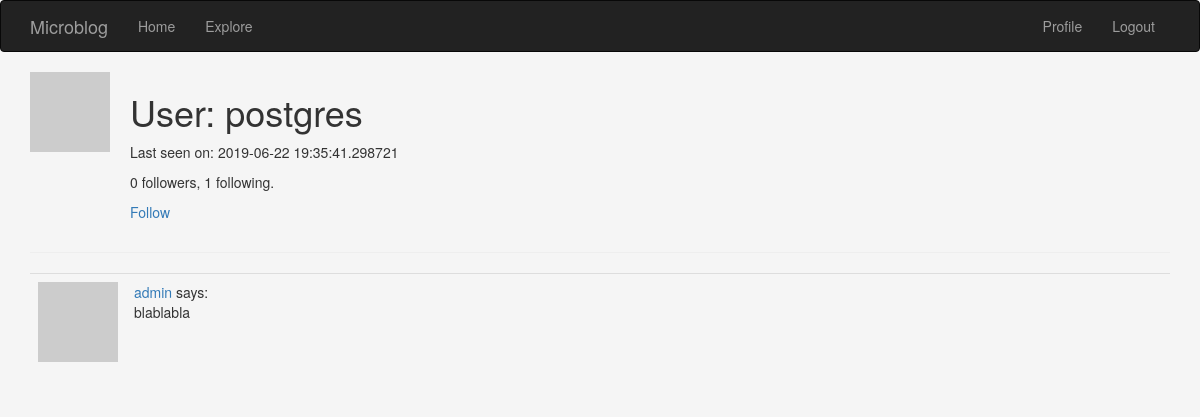
Page /user/postgres (signed in) on the committed database.
### server/models.py (models this page shows, shortened)
class User(UserMixin, db.Model):
    id = db.Column(db.Integer, primary_key=True)
    username = db.Column(db.String(64), index=True, unique=True, nullable=False)
    email = db.Column(db.String(128), index=True, unique=True, nullable=False)
    password_hash = db.Column(db.String(128), nullable=False)
    posts = db.relationship('Post', backref='author', lazy='dynamic') # 'Post'= reference to a class not yet created
    about_me = db.Column(db.String(256), nullable=True)
    last_seen  =db.Column(db.DateTime, default=datetime.utcnow)
    followed = db.relationship(
        'User', secondary=followers,
        primaryjoin=(followers.c.follower_id == id),
        secondaryjoin=(followers.c.followed_id == id),
        backref=db.backref('followers', lazy='dynamic'), lazy='dynamic')
    def avatar(self,size):
        digest = md5(self.email.lower().encode('utf-8')).hexdigest()
        return  f'https://www.gravatar.com/avatar/{digest}?d=identicon&s={size}'
    def is_following(self, user):
        return self.followed.filter(
                 followers.c.followed_id == user.id).count() > 0

class Post(db.Model):
    id = db.Column(db.Integer, primary_key=True)
    body = db.Column(db.String(140), nullable=False)
    timestamp = db.Column(db.DateTime, index=True, default=datetime.utcnow)
    user_id = db.Column(db.Integer, db.ForeignKey('user.id'),nullable=False)

### server/routes.py (the view)
@app.route('/user/<username>')
@login_required
def user(username):
    user = User.query.filter_by(username = username).first_or_404()
    posts = current_user.posts
    return render_template('user.html',posts = posts , user =user)

### server/models.py (called while the page is built)
@login.user_loader
def load_user(id):
    return User.query.get(int(id))

### server/routes.py (called while the page is built)
@app.before_request
def before_request():
    if current_user.is_authenticated:
        current_user.last_seen = datetime.utcnow()
        db.session.commit()

### templates/user.html (shortened to what this page needs)
{% extends "navbar.html" %}
{% block app_content %}
    <table>
        <tr valign="top">
            <td style="padding-right: 20px"><img src="{{ user.avatar(128) }}"></td>
            <td>
                <h1>User: {{ user.username }}</h1>
                {% if user.last_seen %}<p>Last seen on: {{ user.last_seen }}</p>{% endif %}
                <p>{{ user.followers.count() }} followers, {{ user.followed.count() }} following.</p>
                {% if user == current_user %}
                    <p><a href="{{ url_for('edit_profile') }}">Edit your profile</a></p>
                {% elif not current_user.is_following(user) %}
                    <p><a href="{{ url_for('follow', username=user.username) }}">Follow</a></p>
                {% else %}
                    <p><a href="{{ url_for('unfollow', username=user.username) }}">Unfollow</a></p>
                {% endif %}
            </td>
        </tr>
    </table>
    <hr>
    {% for post in posts %}
        {% include '_post.html' %}
    {% endfor %}
{% endblock %}

### templates/_post.html
  <table class="table table-hover">
        <tr>
            <td width="70px">
                <a class="text-danger", href="{{ url_for('user', username=post.author.username) }}">
                    <img src="{{ post.author.avatar(70) }}" />
                </a>
            </td>
            <td>
                <a  href="{{ url_for('user', username=post.author.username) }}">
                    {{ post.author.username }}
                </a>
                says:
                <br>
                {{ post.body }}
            </td>
        </tr>
    </table>

### templates/navbar.html (style rules this page uses)
body { background: whitesmoke !important; }

### rows in the picture
User: username "postgres", last_seen "2019-06-22 19:35:41.298721"
Post: author.username "admin", body "blablabla"

### other values in the picture
{{ user.followers.count() }} "0"
{{ user.followed.count() }} "1"
